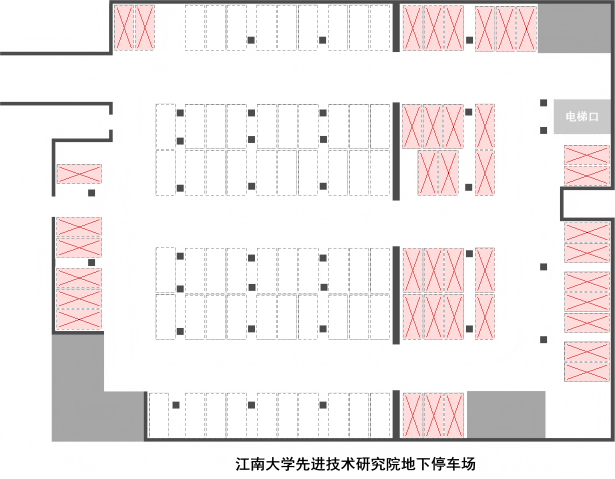
#> input picture auto_parking/server_ws/src/server_python/map/MAP.png, 1229 x 958 px, found by its file name (shown at 1/2 size)
$ python image.py
#> lines starting #> are read from the running program, lines starting #| are printed output that depends on the picture; after the words box and inside, x2 and y2 are one past the last pixel; in counts of white or black regions, pixels touching at a corner belong together
# import cv2
# import numpy as np

# # 读取图像
# # image = cv2.imread('/home/www/auto_parking/auto_parking_ws/better/EI/pdf/ei_map.png')
# image = cv2.imread('/home/www/auto_parking/server_ws/src/server_python/server_python/map2.png')

# # 将非方框区域转为灰度（保留原图用于处理）
# gray_background = cv2.cvtColor(image,  cv2.COLOR_BGR2GRAY)
# gray_background = cv2.cvtColor(gray_background,  cv2.COLOR_GRAY2BGR)  # 转回BGR格式用于后续合成

# hsv = cv2.cvtColor(image, cv2.COLOR_BGR2HSV)

# # 设定蓝色 HSV 范围（可根据图像微调）
# lower_blue = np.array([100, 100, 50])
# upper_blue = np.array([140, 255, 255])

# # 生成蓝色掩码
# mask = cv2.inRange(hsv, lower_blue, upper_blue)

# # 查找轮廓
# contours, _ = cv2.findContours(mask, cv2.RETR_EXTERNAL, cv2.CHAIN_APPROX_SIMPLE)

# # 创建拷贝用于绘制
# # output = image.copy()
# output = gray_background.copy() # 灰色

# # 灰色虚线颜色
# line_color = (128, 128, 128)

# is_available = True

# # 处理每个蓝色方框
# for cnt in contours:
#     x, y, w, h = cv2.boundingRect(cnt)

#     center_x = x + w // 2
#     center_y = y + h // 2

#     if center_x < 300 or center_x > 780:
#         is_available = False
#     else:
#         is_available = True

#     # # 将方框区域填充为白色（或你想要的背景色）
#     # output[y:y+h, x:x+w] = 255  # 变为白色
#     # 方框填充色（可用=浅绿色，不可用=浅红色）
#     fill_color = (200, 255, 200) if is_available else (220, 220, 255)
#     output[y:y+h, x:x+w] = fill_color

#     # 绘制灰色虚线边框
#     step = 10  # 虚线间隔
#     for i in range(x, x + w, step):
#         cv2.line(output, (i, y), (i + 5, y), line_color, 2)         # 上边
#         cv2.line(output, (i, y + h), (i + 5, y + h), line_color, 2) # 下边
#     for j in range(y, y + h, step):
#         cv2.line(output, (x, j), (x, j + 5), line_color, 2)         # 左边
#         cv2.line(output, (x + w, j), (x + w, j + 5), line_color, 2) # 右边

#     # 在方框中心绘制"P"字
#     font = cv2.FONT_HERSHEY_SIMPLEX
#     font_scale = min(w, h) / 80  # 根据方框大小自动调整字体大小
#     thickness = 2
#     text_size = cv2.getTextSize("P",  font, font_scale, thickness)[0]

#     # 计算文字位置（使文字居中）
#     text_x = center_x - text_size[0] // 2
#     text_y = center_y + text_size[1] // 2

#     # cv2.putText(output,  f"{center_y}", (text_x, text_y), font, font_scale, (0, 0, 0), thickness, cv2.LINE_AA)

#     if is_available:
#         cv2.putText(output,  f"P", (text_x, text_y), font, font_scale, (0, 180, 0), thickness, cv2.LINE_AA)
#     else:
#                 # 红色"X"
#         # text_size = cv2.getTextSize("X",  font, font_scale, 2)[0]
#         # cv2.putText(output,  "X", (center_x-text_size[0]//2, center_y+text_size[1]//2),
#         #            font, font_scale, (0, 0, 255), 2, cv2.LINE_AA)
#         # 可选：绘制斜线加强表示
#         cv2.line(output,  (x+5, y+5), (x+w-5, y+h-5), (0, 0, 200), 1)
#         cv2.line(output,  (x+w-5, y+5), (x+5, y+h-5), (0, 0, 200), 1)

# gray_image = cv2.cvtColor(output,  cv2.COLOR_BGR2GRAY)

# # 显示图像
# cv2.imshow('Gray Boxed Image', output)
# cv2.waitKey(0)
# cv2.destroyAllWindows()

import cv2
import numpy as np
import random

# # 车位坐标(全图米坐标)
# cars = {1:[22.0, 51.2], 2:[24.3, 51.2], 3:[26.6, 51.2], 4:[30.0, 51.2], 5:[32.3, 51.2], 6:[34.6, 51.2], 7:[38.2, 151.2], 8:[40.5, 51.2], 9:[42.8, 51.2],
#     10:[18.5, 39.9], 11:[22.0, 39.9], 12:[24.3, 39.9], 13:[26.6, 39.9], 14:[30.0, 39.9], 15:[32.3, 39.9], 16:[34.6, 39.9], 17:[38.2, 39.9], 18:[40.5, 39.9], 19:[42.8, 39.9],
#     20:[18.5, 35.0], 21:[22.0, 35.0], 22:[24.3, 35.0], 23:[26.6, 35.0], 24:[30.0, 35.0], 25:[32.3, 35.0], 26:[34.6, 35.0], 27:[38.2, 35.0], 28:[40.5, 35.0], 29:[42.8, 35.0],
#     30:[18.5, 23.5], 31:[22.0, 23.5], 32:[24.3, 23.5], 33:[26.6, 23.5], 34:[30.0, 23.5], 35:[32.3, 23.5], 36:[34.6, 23.5], 37:[38.2, 23.5], 38:[40.5, 23.5], 39:[42.8, 23.5],
#     40:[18.5, 18.5], 41:[22.0, 18.5], 42:[24.3, 18.5], 43:[26.6, 18.5], 44:[30.0, 18.5], 45:[32.3, 18.5], 46:[34.6, 18.5], 47:[38.2, 18.5], 48:[40.5, 18.5], 49:[42.8, 18.5],
#     50:[18.0, 7.10], 51:[22.0, 7.10], 52:[24.3, 7.10], 53:[26.6, 7.10], 54:[30.0, 7.10], 55:[32.3, 7.10], 56:[34.6, 7.10], 57:[38.2, 7.10], 58:[40.5, 7.10], 59:[42.8, 7.10],
#     }

#################################
# # 车位坐标(像素坐标)
# cars = {1: [389, 55], 2: [431, 55], 3: [473, 55], 4: [532, 55], 5: [574, 55], 6: [616, 55], 7: [676, 55], 8: [718, 55], 9: [759, 55],
#         10: [331, 253], 11: [389, 253], 12: [431, 253], 13: [473, 253], 14: [533, 253], 15: [575, 253], 16: [616, 253], 17: [676, 253], 18: [718, 253], 19: [760, 253],
#         20: [331, 346], 21: [389, 346], 22: [431, 346], 23: [473, 346], 24: [532, 346], 25: [574, 346], 26: [616, 346], 27: [676, 346], 28: [718, 346], 29: [759, 346],
#         30: [331, 540], 31: [389, 541], 32: [431, 541], 33: [473, 541], 34: [533, 541], 35: [575, 541], 36: [616, 541], 37: [676, 541], 38: [718, 541], 39: [760, 541],
#         40: [331, 633], 41: [389, 634], 42: [431, 634], 43: [473, 634], 44: [532, 634], 45: [574, 634], 46: [616, 634], 47: [676, 634], 48: [718, 634], 49: [759, 634],
#         50: [318, 831], 51: [389, 831], 52: [431, 831], 53: [473, 831], 54: [533, 831], 55: [575, 831], 56: [616, 831], 57: [676, 831], 58: [718, 831], 59: [760, 831]}

# length = random.randint(0,  50)
# free_lot_id = random.sample(range(1,60),  length)  # 保证数字不重复
# print(free_lot_id)
# # 读取图像
# image = cv2.imread('/home/www/auto_parking/server_ws/src/server_python/server_python/map2.png')

# # 将非方框区域转为灰度
# gray_background = cv2.cvtColor(image,  cv2.COLOR_BGR2GRAY)
# gray_background = cv2.cvtColor(gray_background,  cv2.COLOR_GRAY2BGR)

# hsv = cv2.cvtColor(image,  cv2.COLOR_BGR2HSV)

# # 设定蓝色HSV范围
# lower_blue = np.array([100,  100, 50])
# upper_blue = np.array([140,  255, 255])

# # 生成蓝色掩码
# mask = cv2.inRange(hsv,  lower_blue, upper_blue)

# # 查找轮廓
# contours, _ = cv2.findContours(mask,  cv2.RETR_EXTERNAL, cv2.CHAIN_APPROX_SIMPLE)

# # 创建拷贝用于绘制
# output = gray_background.copy()

# # 颜色定义
# PARKING_AVAILABLE_COLOR = (0, 180, 0)  # 深绿色
# PARKING_UNAVAILABLE_COLOR = (0, 0, 200)  # 深红色
# BORDER_COLOR = (128, 128, 128)  # 灰色边框
# FILL_COLOR_AVAILABLE = (200, 255, 200)  # 浅绿填充
# FILL_COLOR_UNAVAILABLE = (220, 220, 255)  # 浅红填充

# # 首先对所有车位进行排序（从左到右，从上到下）
# # 使用中心点坐标作为排序依据
# sorted_contours = sorted(contours, key=lambda c: (cv2.boundingRect(c)[1],  cv2.boundingRect(c)[0]))

# # 初始化车位编号
# parking_number = 1

# # 处理方框
# for cnt in sorted_contours:
#     x, y, w, h = cv2.boundingRect(cnt)      # _,_,38,90
#     center_x = x + w // 2
#     center_y = y + h // 2

#     # 判断是否在指定区域
#     in_special_area = center_x < 300 or center_x > 780
#     is_available = not in_special_area  # 指定区域为不可用

#     # 方框填充
#     fill_color = (255,255,255) if is_available else FILL_COLOR_UNAVAILABLE
#     output[y:y+h, x:x+w] = fill_color

#     # 绘制虚线边框
#     step = 10
#     for i in range(x, x + w, step):
#         cv2.line(output,  (i, y), (i + 5, y), BORDER_COLOR, 1)
#         cv2.line(output,  (i, y + h), (i + 5, y + h), BORDER_COLOR, 1)
#     for j in range(y, y + h, step):
#         cv2.line(output,  (x, j), (x, j + 5), BORDER_COLOR, 1)
#         cv2.line(output,  (x + w, j), (x + w, j + 5), BORDER_COLOR, 1)
#     if not is_available:
#         # 绘制斜线
#         cv2.line(output,  (x+5, y+5), (x+w-5, y+h-5), (0, 0, 200), 1)
#         cv2.line(output,  (x+w-5, y+5), (x+5, y+h-5), (0, 0, 200), 1)

# for spot_id, (center_x, center_y) in cars.items():
#     # 检查是否是可泊车位
#     is_available = spot_id in free_lot_id

#     # 绘制标记
#     font = cv2.FONT_HERSHEY_DUPLEX
#     font_scale = min(38, 90) / 60
#     x = center_x - 19
#     y = center_y - 45
#     w = 38
#     h = 90

#     # 如果是可泊车位，绘制绿色"P"
#     if is_available:
#         output[center_y-45:center_y+45, center_x-19:center_x+19] = FILL_COLOR_AVAILABLE

#         # 绿色"P"
#         text_size = cv2.getTextSize("P",  font, font_scale, 2)[0]
#         cv2.putText(output,  "P",
#                     (center_x - text_size[0]//2, center_y + text_size[1]//2),
#                     font, font_scale, PARKING_AVAILABLE_COLOR, 2, cv2.LINE_AA)

#         number_text = str(spot_id)
#         number_size = cv2.getTextSize(number_text,  font, font_scale*0.8, 1)[0]
#         cv2.putText(output,  number_text,
#                     (center_x - number_size[0]//2, center_y + text_size[1]//2 - 20),  # 在方框顶部显示编号
#                     font, font_scale*0.8, (0, 0, 0), 1, cv2.LINE_AA)

#     else:
#         output[center_y-45:center_y+45, center_x-19:center_x+19] = FILL_COLOR_UNAVAILABLE
#                 # 绘制斜线
#         cv2.line(output,  (center_x-19+5, center_y-45+5), (center_x-19+19*2-5, center_y-45+90-5), PARKING_UNAVAILABLE_COLOR, 1)
#         cv2.line(output,  (center_x-19+19*2-5, center_y-45+5), (center_x-19+5, center_y-45+90-5), PARKING_UNAVAILABLE_COLOR, 1)

#     step = 10
#     for i in range(x, x + w, step):
#         cv2.line(output,  (i, y), (i + 5, y), BORDER_COLOR, 1)
#         cv2.line(output,  (i, y + h), (i + 5, y + h), BORDER_COLOR, 1)
#     for j in range(y, y + h, step):
#         cv2.line(output,  (x, j), (x, j + 5), BORDER_COLOR, 1)
#         cv2.line(output,  (x + w, j), (x + w, j + 5), BORDER_COLOR, 1)


# # print(cars)
# # 显示图像
# cv2.imshow('Parking  Status with Numbering', output)
# cv2.waitKey(0)
# cv2.destroyAllWindows()

# 绘画初始地图
# [68 lines left out: function create_map, not called in this run]

# 根据可泊车位id来绘制
def plt_lot(free_lot_id):
    # 车位坐标(像素坐标)
    cars = {1: [389, 55], 2: [431, 55], 3: [473, 55], 4: [532, 55], 5: [574, 55], 6: [616, 55], 7: [676, 55], 8: [718, 55], 9: [759, 55],
            10: [331, 253], 11: [389, 253], 12: [431, 253], 13: [473, 253], 14: [533, 253], 15: [575, 253], 16: [616, 253], 17: [676, 253], 18: [718, 253], 19: [760, 253],
            20: [331, 346], 21: [389, 346], 22: [431, 346], 23: [473, 346], 24: [532, 346], 25: [574, 346], 26: [616, 346], 27: [676, 346], 28: [718, 346], 29: [759, 346],
            30: [331, 540], 31: [389, 541], 32: [431, 541], 33: [473, 541], 34: [533, 541], 35: [575, 541], 36: [616, 541], 37: [676, 541], 38: [718, 541], 39: [760, 541],
            40: [331, 633], 41: [389, 634], 42: [431, 634], 43: [473, 634], 44: [532, 634], 45: [574, 634], 46: [616, 634], 47: [676, 634], 48: [718, 634], 49: [759, 634],
            50: [318, 831], 51: [389, 831], 52: [431, 831], 53: [473, 831], 54: [533, 831], 55: [575, 831], 56: [616, 831], 57: [676, 831], 58: [718, 831], 59: [760, 831]}

    # 读取图像
    image = cv2.imread('/home/www/auto_parking/server_ws/src/server_python/map/MAP.png')
#> image is the input picture: shape (958, 1229, 3); mean B, G, R 234.6, 234.6, 239.6

    # 将非方框区域转为灰度  # 取消
    gray_background = cv2.cvtColor(image,  cv2.COLOR_BGR2GRAY)
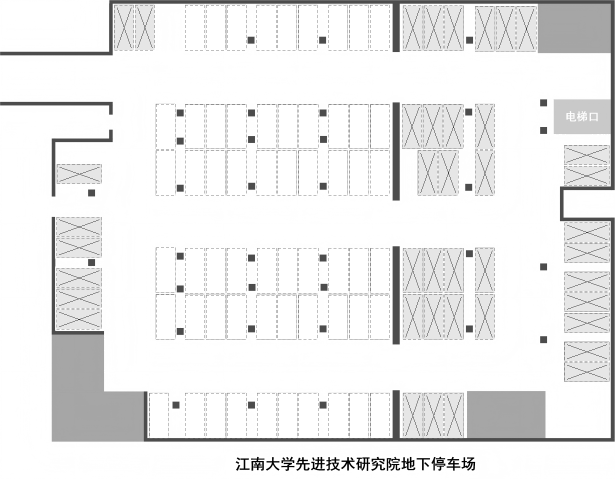
#> gray_background: shape (958, 1229) (shown at 1/2 size); min 0, max 255, mean 236
    gray_background = cv2.cvtColor(gray_background,  cv2.COLOR_GRAY2BGR)
#> gray_background: shape (958, 1229, 3)

    hsv = cv2.cvtColor(image,  cv2.COLOR_BGR2HSV)
#> hsv: shape (958, 1229, 3); mean H, S, V 0, 5.3, 239.6

    # 设定蓝色HSV范围
    lower_blue = np.array([100,  100, 50])
    upper_blue = np.array([140,  255, 255])

    # 生成蓝色掩码
    mask = cv2.inRange(hsv,  lower_blue, upper_blue)
#> mask: shape (958, 1229); every value is 0

    # 查找轮廓
    contours, _ = cv2.findContours(mask,  cv2.RETR_EXTERNAL, cv2.CHAIN_APPROX_SIMPLE)
#> contours = []

    # 创建拷贝用于绘制
    output = image.copy()       # 取消了灰度图，如要其余车位灰度图像 使用output = gray_background.copy()

    # 颜色定义
    PARKING_AVAILABLE_COLOR = (0, 180, 0)  # 深绿色
    PARKING_UNAVAILABLE_COLOR = (0, 0, 200)  # 深红色
    BORDER_COLOR = (128, 128, 128)  # 灰色边框
    FILL_COLOR_AVAILABLE = (200, 255, 200)  # 浅绿填充
    FILL_COLOR_UNAVAILABLE = (220, 220, 255)  # 浅红填充

    # 首先对所有车位进行排序（从左到右，从上到下）
    # 使用中心点坐标作为排序依据
    sorted_contours = sorted(contours, key=lambda c: (cv2.boundingRect(c)[1],  cv2.boundingRect(c)[0]))
#> sorted_contours = []

    # 处理方框
    for cnt in sorted_contours:
        x, y, w, h = cv2.boundingRect(cnt)      # _,_,38,90
        center_x = x + w // 2
        center_y = y + h // 2

        # 判断是否在指定区域
        in_special_area = center_x < 300 or center_x > 780
        is_available = not in_special_area  # 指定区域为不可用

        # 方框填充
        fill_color = (255,255,255) if is_available else FILL_COLOR_UNAVAILABLE
        output[y:y+h, x:x+w] = fill_color

        # 绘制虚线边框
        step = 10
        for i in range(x, x + w, step):
            cv2.line(output,  (i, y), (i + 5, y), BORDER_COLOR, 1)
            cv2.line(output,  (i, y + h), (i + 5, y + h), BORDER_COLOR, 1)
        for j in range(y, y + h, step):
            cv2.line(output,  (x, j), (x, j + 5), BORDER_COLOR, 1)
            cv2.line(output,  (x + w, j), (x + w, j + 5), BORDER_COLOR, 1)
        if not is_available:
            # 绘制斜线
            cv2.line(output,  (x+5, y+5), (x+w-5, y+h-5), (0, 0, 200), 1)
            cv2.line(output,  (x+w-5, y+5), (x+5, y+h-5), (0, 0, 200), 1)
#> this loop made 0 passes

    for spot_id, (center_x, center_y) in cars.items():
        # 检查是否是可泊车位
        is_available = spot_id in free_lot_id

        # 绘制标记
        font = cv2.FONT_HERSHEY_DUPLEX
        font_scale = min(38, 90) / 60
        x = center_x - 19
        y = center_y - 45
        w = 38
        h = 90

        # 如果是可泊车位，绘制绿色"P"
        if is_available:
            output[center_y-45:center_y+45, center_x-19:center_x+19] = FILL_COLOR_AVAILABLE

            # 绿色"P"
            text_size = cv2.getTextSize("P",  font, font_scale, 2)[0]
            cv2.putText(output,  "P",
                        (center_x - text_size[0]//2, center_y + text_size[1]//2),
                        font, font_scale, PARKING_AVAILABLE_COLOR, 2, cv2.LINE_AA)

            number_text = str(spot_id)
            number_size = cv2.getTextSize(number_text,  font, font_scale*0.8, 1)[0]
            cv2.putText(output,  number_text,
                        (center_x - number_size[0]//2, center_y + text_size[1]//2 - 20),  # 在方框顶部显示编号
                        font, font_scale*0.8, (0, 0, 0), 1, cv2.LINE_AA)

        else:
            output[center_y-45:center_y+45, center_x-19:center_x+19] = FILL_COLOR_UNAVAILABLE
                    # 绘制斜线
            cv2.line(output,  (center_x-19+5, center_y-45+5), (center_x-19+19*2-5, center_y-45+90-5), PARKING_UNAVAILABLE_COLOR, 1)
            cv2.line(output,  (center_x-19+19*2-5, center_y-45+5), (center_x-19+5, center_y-45+90-5), PARKING_UNAVAILABLE_COLOR, 1)

        step = 10
        for i in range(x, x + w, step):
            cv2.line(output,  (i, y), (i + 5, y), BORDER_COLOR, 1)
            cv2.line(output,  (i, y + h), (i + 5, y + h), BORDER_COLOR, 1)
        for j in range(y, y + h, step):
            cv2.line(output,  (x, j), (x, j + 5), BORDER_COLOR, 1)
            cv2.line(output,  (x + w, j), (x + w, j + 5), BORDER_COLOR, 1)
#> this loop made 59 passes
#> number_size on passes 3, 7, 9, 10, 14, 17, 19, 20, 23, 26, 27, 31: (11, 12), (11, 12), (11, 12), (21, 12), (21, 12), (21, 12), (21, 12), (21, 12), (21, 12), (21, 12), (21, 12), (21, 12)
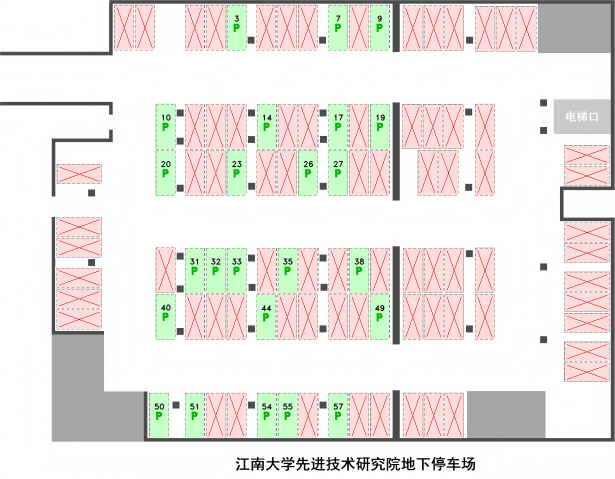
#> output: shape (958, 1229, 3) (shown at 1/2 size); 16.94% of pixels changed, all inside (x1, y1, x2, y2) = (299, 10, 780, 876)


    # print(cars)
    # 显示图像
    cv2.imshow('Parking  Status with Numbering', output)
    cv2.waitKey(0)
    cv2.destroyAllWindows()

def main():
    # 绘制初始地图并保存
    # create_map()
    # 产生列表
    length = random.randint(0,  50)
    free_lot_id = random.sample(range(1,60),  length)  # 保证数字不重复
    print(free_lot_id)
    # 使用
    plt_lot(free_lot_id)

if __name__ == '__main__':
    main()

$ run again, with auto_parking/server_ws/src/server_python/server_python/ParkingMap_Line.png copied over auto_parking/server_ws/src/server_python/map/MAP.png
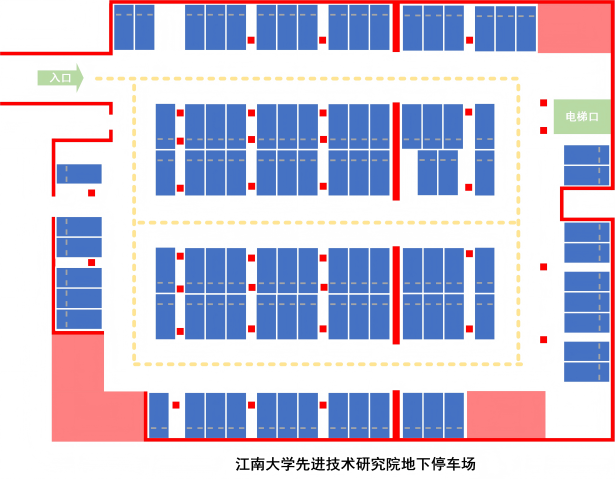
#> input picture auto_parking/server_ws/src/server_python/server_python/ParkingMap_Line.png, 1229 x 958 px, found by its file name (shown at 1/2 size)
#> in plt_lot, image is the input picture: shape (958, 1229, 3); mean B, G, R 217.3, 195.5, 198.4
#> hsv: shape (958, 1229, 3); mean H, S, V 36.6, 65.4, 234.9
#> in plt_lot, `mask = cv2.inRange(hsv,  lower_blue, upper_blue)`:
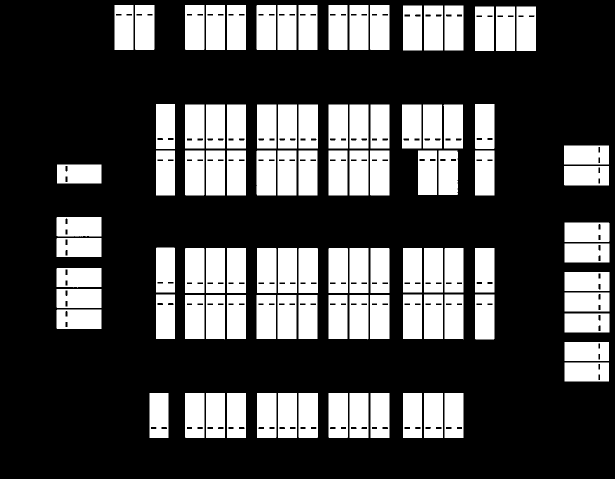
#> mask: shape (958, 1229) (shown at 1/2 size); 28.5% white; 100 white regions
#> contours = 100 contours; largest, box (x1, y1, x2, y2) and area: (950, 301, 989, 391) 3382, (514, 786, 553, 876) 3382, (370, 786, 409, 876) 3382, (514, 496, 553, 586) 3382, (1128, 332, 1218, 371) 3382
#> sorted_contours = 100 contours; largest, box (x1, y1, x2, y2) and area: (950, 301, 989, 391) 3382, (740, 10, 779, 100) 3382, (740, 301, 779, 391) 3382, (1128, 332, 1218, 371) 3382, (514, 496, 553, 586) 3382
#> the loop in plt_lot, `for cnt in sorted_contours:` made 100 passes
#> (cnt, x, y, w, h, center_x, center_y, in_special_area) on passes 1, 4, 5, 7, 8: ([[229, 10], [229, 99], [266, 99], [266, 10]], 229, 10, 38, 90, 248, 55, True), ([[412, 10], [412, 99], [449, 99], [449, 10]], 412, 10, 38, 90, 431, 55, False), ([[454, 10], [454, 99], [491, 99], [491, 10]], 454, 10, 38, 90, 473, 55, False), ([[555, 10], [555, 99], [592, 99], [592, 10]], 555, 10, 38, 90, 574, 55, False), ([[597, 10], [597, 99], [634, 99], [634, 10]], 597, 10, 38, 90, 616, 55, False)
#> after the loop in plt_lot, `for spot_id, (center_x, center_y) in cars.items():`:
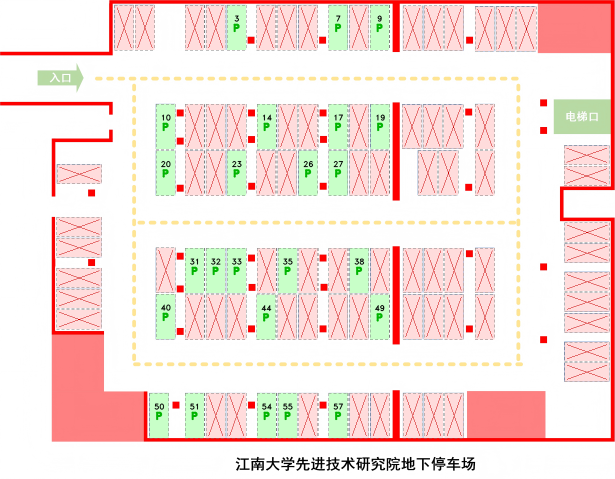
#> output: shape (958, 1229, 3) (shown at 1/2 size); mean B, G, R 219, 224.3, 245.1
